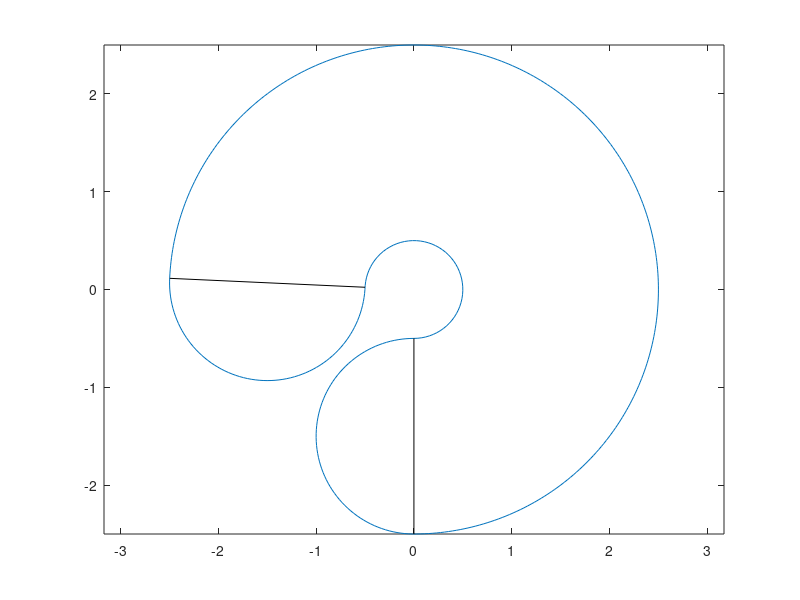

Here is the MATLAB script that generated this plot:

u = linspace(0,1,500);

r = 1;
R = 1.5;
l = 7;

den = 2*pi*r + 2*l;

u0 = 0;
u1 = pi*r / den;
u2 = ( pi*r + l/R*(r+R) ) / den;
u3 = ( 2*pi*r + l/R*(r+R) ) / den;
u4 = 1;

u = unique( [u u0 u1 u2 u3 u4]);

t_seg = NaN(size(u));
t_seg( u >= u0 & u <= u1) = 1;
t_seg( u >= u1 & u <= u2) = 2;
t_seg( u >= u2 & u <= u3) = 3;
t_seg( u >= u3 & u <= u4) = 4;

t = NaN(size(u));
t(t_seg == 1) = (2*pi + 2*l/r)*u(t_seg == 1) + pi/2;
t(t_seg == 2) = den/(r+R)*u(t_seg == 2) + 3*pi/2 - pi*r/(r+R);
t(t_seg == 3) = (2*pi + 2*l/r)*u(t_seg == 3) + (-2*l - 3*pi*r)/2/r;
t(t_seg == 4) = den/(r-R)*u(t_seg == 4) + 3*pi/2 - den/(r-R);

x = NaN(size(u));  y = NaN(size(u));
x(t_seg == 1) = r*cos(t(t_seg == 1));                   y(t_seg == 1) = -R + r*sin(t(t_seg == 1));
x(t_seg == 2) = (r+R)*cos(t(t_seg == 2));               y(t_seg == 2) = (r+R)*sin(t(t_seg == 2));
x(t_seg == 3) = R*sin(l/R) + r*cos(t(t_seg == 3));      y(t_seg == 3) = -R*cos(l/R) + r*sin(t(t_seg == 3));
x(t_seg == 4) = (R-r)*cos(t(t_seg == 4));               y(t_seg == 4) = (R-r)*sin(t(t_seg == 4));



figure(45);  plot(x,y,'-');  hold on
plot( [ x(u == u0) x(u == u1) ] ,  [ y(u == u0) y(u == u1) ] ,'k-')
plot( [ x(u == u2) x(u == u3) ] ,  [ y(u == u2) y(u == u3) ] ,'k-')
hold off
axis equal
